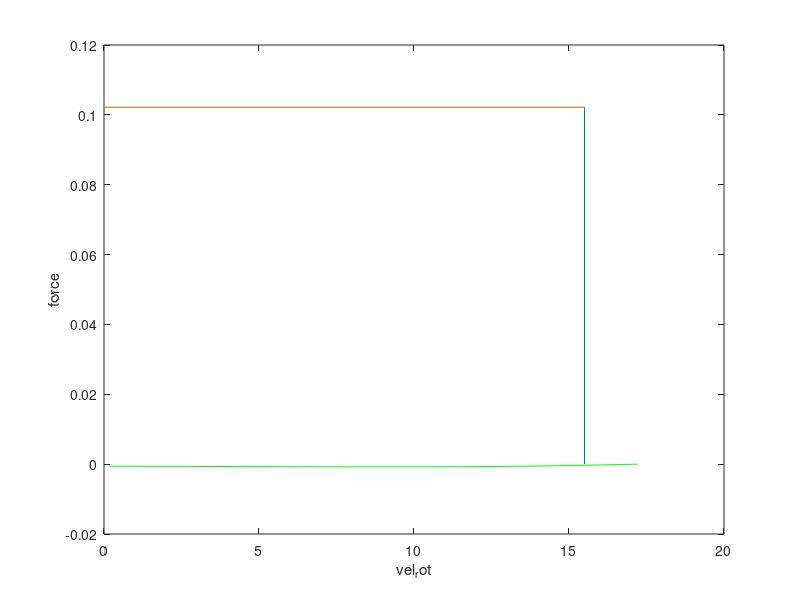
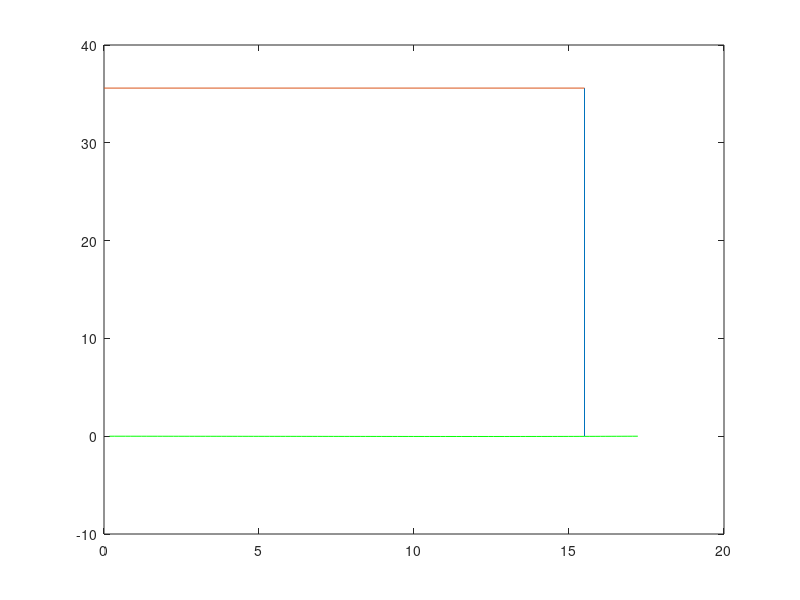

Source code (MATLAB) for these figures, in order:
clear all; 
clc; %Assign necessary constants and parameters
mu0 = 4*pi*10^-7;
rhow = 19.27*10^-9; 
rhor = 28.85*10^-9;
btmax = 1.6; 
bymax = 1.3;
J1 = 6e6; %Assign desired values for certain variables
d= input('Enter Aluminum thickness (in meters) = ');
m = input('Enter the number of phases = '); 
Vline = input('Enter the primary line to line voltage = '); 
V1 = Vline/sqrt(3);
f = input('Enter the supply frequency = '); 
p = input('Enter the number of poles = ');
q1=input('Enter the number of slots per pole per phase= ');
Srated = input('Enter the rated slip = ');
Ws = input('Enter the width of the stator = ');  %Data from the PCP design procedure 
Fsprime = input('Enter the target thrust = '); 
Vcrated= input('Enter rated rotor velocity = '); 
 

Vs= Vcrated/(1 - Srated);
tau = Vs/(2*f);
lambda = tau/(m*q1);
Ls = p*tau;  
for i = 1:30    
    N1 = p*q1*i;
    ncos0 = 0.2;
    ncos1(i) = 1;
    while abs(ncos0 - ncos1(i))>0.0001 
        I1prime = (Fsprime*Vcrated)/(m*V1*ncos0);  
        Aw = I1prime/J1; 
        As = (10*i*Aw)/7; 
        ws = lambda/2;    
        wt = ws;       
        hs = As/ws;    
        gm = 0.01;     
        go = gm + d;   
        gamma = (4/pi)*(((ws/(2*go))*atan(ws/(2*go))) -    log(sqrt(1 + ((ws/(2*go))^2))));       
        kc = lambda/(lambda - gamma*go); 
        ge = kc*go;     
        kw = sin(pi/(2*m))/(q1*sin(pi/(2*m*q1)));  
        G = 2*mu0*f*tau^2/(pi*(rhor/d)*ge);     
        a=pi/2;  
        ae=a+ge/2; 
        Lce=tau;   
        beta1=1; 
        lamda_s= (hs*(1+3*beta1))/(12*ws);   
        lamda_e= (0.3*(3*beta1-1)); 
 
 
        lamda_d= 5*(ge/ws)/(5+4*(go/ws));                      %Equivalent Circuit Components  
        R1(i)=rhow*(4*a+2*Lce)*J1*N1/I1prime;    
        a1(i)=lamda_s*(1+3/p)+lamda_d;     
        b1(i)=lamda_e*Lce;     
        X1(i)=8*mu0*pi*f*((a1(i)*2*a/q1)+b1(i))*N1^2/p;  
        Xm(i)= (48*mu0*pi*f*ae*kw*N1^2*tau)/(pi^2*p*ge);   
        R2(i) = Xm(i)/G; 
        Z(i)=R1(i)+j*X1(i)+((j*R2(i)*Xm(i))/Srated)/((R2(i)/Srated) + j*Xm(i));
        I1(i) = V1/abs(Z(i));   
        I2(i) = j*I1(i)*Xm(i)/(R2(i)/Srated+j*Xm(i)); 
        Im(i) = I1(i) - I2(i);              %Actual TLIM Thrust  
        Fs(i) = (m*abs(I1(i))^2*R2(i))/(((1/(Srated*G)^2)+   1)*Vs*Srated);    
        diff(i) = Fs(i) - Fsprime;   
        dmin = min(abs(diff));    
        Pout = Fs*Vcrated;     
        Pin=Pout+m*abs(I2(i))^2*R2(i)+m*abs(I1(i))^2*R1(i);  
        eta = Pout/Pin;   
        PF = cos(angle(Z(i)));  
        ncos1(i)=eta*PF;   
        ncos0=(ncos0+ncos1(i))/2; 
    end;
end;
k = 1; 
 
while dmin~=abs(diff(k)) 
    k = k + 1; 
end;
Nc = k; 
N1 = p*q1*Nc; 
Fs = Fs(k);
I1 = I1(k);
ncos1 = ncos1(k);
A=[3 5.8;4 5.189;5 4.62;6 4.1148;7 3.665;8 3.2639;9 2.9057;10 2.588 ];
guage=0;
while (guage<8)    
    guage=guage+1;
    pw = 0;     
    r=0;     
    wt = 1;
    wtmin= 0;
    g=0;
    r=0;
    while (wt-wtmin)>0.0152  
        r=r+1;   
        g=g+1;   
        wire_d=A(guage,2);
        pw = pw + 1; 
        ws = (wire_d*10^-3*pw) + 2.2*10^-3; 
        wt = lambda - ws; 
        Aw = pw*pi/4*wire_d^2*1e-6; 
        As = (10*Nc*Aw)/7; 
        hs = As/ws;    
        gm = 0.01;  
        go = gm + d;
        gamma=(4/pi)*(((ws/(2*go))*atan(ws/(2*go)))-log(sqrt(1 + ((ws/(2*go))^2)))); 
        kc = lambda/(lambda - gamma*go);
        ge = kc*go; 
        G = 2*mu0*f*tau^2/(pi*(rhor/d)*ge);  
        kw=sin(pi/(2*m))/(q1*sin(pi/(2*m*q1))); 
        a=pi/2;   
        ae=a+ge/2;
        Lce=tau;  
        beta1=1; 
        lamda_s= (hs*(1+3*beta1))/(12*ws);  
        lamda_e= (0.3*(3*beta1-1));     
        lamda_d= 5*(ge/ws)/(5+4*(go/ws));               %Equivalent Circuit Components
        R1=rhow*(4*a+2*Lce)*J1*N1/I1prime;   
        a1=lamda_s*(1+3/p)+lamda_d;   
        b1=lamda_e*Lce;  
        X1=8*mu0*pi*f*((a1*2*a/q1)+b1)*N1^2/p;   
        Xm=(48*mu0*pi*f*ae*kw*N1^2*tau)/(pi^2*p*ge); 
        R2 = Xm/G;  
        Z=R1+j*X1+(R2/Srated*j*Xm)/(R2/Srated+j*Xm); 
        I1 = V1/abs(Z); 
        I2 = j*I1*Xm/(R2/Srated+j*Xm); 
        Im=I1-I2; 
        wtmin=2*sqrt(2)*m*kw*N1*abs(Im)*mu0*lambda/(pi*p*ge*btmax);   
    end; 
    hy=4*sqrt(2)*m*kw*N1*abs(Im)*mu0*Ls/(pi*pi*p*p*ge*bymax);
    para_wires(guage)=pw;  
    slot_width(guage)=ws; 
    tooth_width(guage)=wt;
    min_toothwidth(guage)=wtmin;
    height_slot(guage)=hs; 
    Area_wire(guage)=Aw; 
    Area_slot(guage)=As; 
    Num_c(guage)=Nc; 
    Num_1(guage)=N1;
    Sta_I(guage)=I1;
    gap_e(guage)=ge;
    current_den(guage) = abs(I1)/Aw; 
    height_yoke(guage)=4*sqrt(2)*m*kw*N1*(Im)*mu0*Ls/(pi*pi*p*p*ge*bymax);
    final_thrust(guage)=(m*abs(I1)^2*R2)/(((1/(Srated*G)^2 )+1)*Vs*Srated);
    output(guage)=final_thrust(guage)*Vcrated; 
    input(guage)=output(guage)+m*abs(I2)^2*R2+m*abs(I1)^2* R1
    efficiency(guage)= output(guage)/input(guage); 
    difference(guage)=final_thrust(guage)-Fsprime;
    diffmin(guage) = min(abs(difference));
end;
kk = min(diffmin);
jj=1 
while kk~=abs(diffmin(jj)) 
    jj = jj + 1;
end;
best_wireguage=A(jj,1)  
%$$$ To Generate the Characteristic curves $$$  
vel_sta= 17.22; 
slip= 0.1; e=1; 
for slip=0.000001:0.01:1 
    vel_rot(e)=vel_sta*(1-slip); 
    impz(e) = R1+j*X1+(R2/slip*j*Xm)/(R2/slip+j*Xm); 
    i1(e) = V1/abs(impz(e));
    i2(e) = j*i1(e)*Xm/(R2/slip+j*Xm); 
    im(e) = i1(e)-i2(e);
    Force(e)=(m*(abs(i1(e)))^2*R2)/(((1/(slip*G)^2)+1)*vel_sta*slip); 
    out_pow(e) = Force(e)*vel_rot(e); 
    in_pow(e)=out_pow(e)+m*abs(i2(e))^2*R2+m*abs(i1(e))^2* R1;
    eff(e) = out_pow(e)/in_pow(e);
    e=e+1;
end;
figure(1);
plot(vel_rot,Force,'green');
xlabel('vel_rot');
ylabel('force');
hold on;
hold on;
plot([15.5 15.5],[0,Fs]);
hold on;
plot([0 15.5],[Fs Fs]);
hold on;
figure(2);
plot(vel_rot,eff*100,'green');
hold on;
plot([15.5 15.5],[0 eta*100]);
hold on;
plot([0 15.5],[eta*100,eta*100]);
hold on; 
